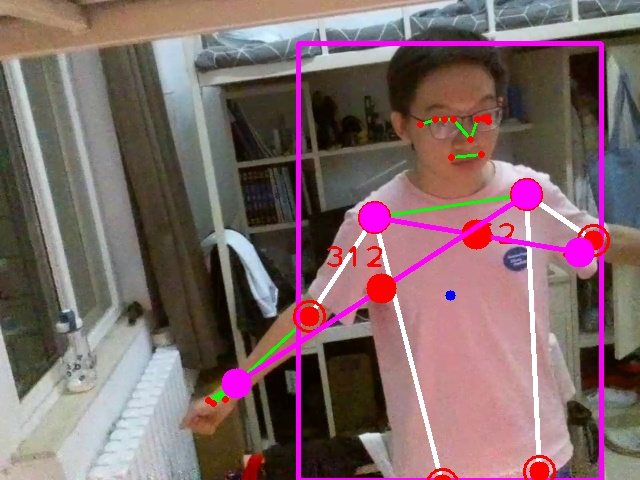
#> input picture SelfieDrone/Saved/1689189392.209115.jpg, 640 x 480 px, given in place of the camera
$ python ColorObjectTracking.py
#> lines starting #> are read from the running program, lines starting #| are printed output that depends on the picture; after the words box and inside, x2 and y2 are one past the last pixel; in counts of white or black regions, pixels touching at a corner belong together
import cv2
import numpy as np

frameWidth = 640
frameHeight = 480
cap = cv2.VideoCapture(0) # 0 是本机内置相机
cap.set(3, frameWidth)
cap.set(4, frameHeight)

deadZone=100
global imgContour

def empty(a):
    pass

cv2.namedWindow("HSV")
cv2.resizeWindow("HSV",640,240)
cv2.createTrackbar("HUE Min","HSV",19,179,empty)
cv2.createTrackbar("HUE Max","HSV",35,179,empty)
cv2.createTrackbar("SAT Min","HSV",107,255,empty)
cv2.createTrackbar("SAT Max","HSV",255,255,empty)
cv2.createTrackbar("VALUE Min","HSV",89,255,empty)
cv2.createTrackbar("VALUE Max","HSV",255,255,empty)

cv2.namedWindow("Parameters")
cv2.resizeWindow("Parameters",640,240)
cv2.createTrackbar("Threshold1","Parameters",166,255,empty)
cv2.createTrackbar("Threshold2","Parameters",171,255,empty)
cv2.createTrackbar("Area","Parameters",3750,30000,empty)

# 此函数用于将多个图像堆叠在一起
def stackImages(scale,imgArray):
    rows = len(imgArray)
    cols = len(imgArray[0])
    rowsAvailable = isinstance(imgArray[0], list)
    width = imgArray[0][0].shape[1]
    height = imgArray[0][0].shape[0]
    if rowsAvailable:
        for x in range ( 0, rows):
            for y in range(0, cols):
                if imgArray[x][y].shape[:2] == imgArray[0][0].shape [:2]:
                    imgArray[x][y] = cv2.resize(imgArray[x][y], (0, 0), None, scale, scale)
                else:
                    imgArray[x][y] = cv2.resize(imgArray[x][y], (imgArray[0][0].shape[1], imgArray[0][0].shape[0]), None, scale, scale)
                if len(imgArray[x][y].shape) == 2: imgArray[x][y]= cv2.cvtColor( imgArray[x][y], cv2.COLOR_GRAY2BGR)
        imageBlank = np.zeros((height, width, 3), np.uint8)
        hor = [imageBlank]*rows
        hor_con = [imageBlank]*rows
        for x in range(0, rows):
            hor[x] = np.hstack(imgArray[x])
        ver = np.vstack(hor)
    else:
        for x in range(0, rows):
            if imgArray[x].shape[:2] == imgArray[0].shape[:2]:
                imgArray[x] = cv2.resize(imgArray[x], (0, 0), None, scale, scale)
            else:
                imgArray[x] = cv2.resize(imgArray[x], (imgArray[0].shape[1], imgArray[0].shape[0]), None,scale, scale)
            if len(imgArray[x].shape) == 2: imgArray[x] = cv2.cvtColor(imgArray[x], cv2.COLOR_GRAY2BGR)
        hor= np.hstack(imgArray)
        ver = hor
    return ver


'''函数找到并处理图像中的轮廓（连续的点曲线）。这就是实际的物体检测发生的地方。这个函数还包含代码来绘制检测到的物体周围的边界框，并提供关于物体相对于帧中心的位置的反馈。'''
def getContours(img,imgContour):

    contours, hierarchy = cv2.findContours(img, cv2.RETR_EXTERNAL, cv2.CHAIN_APPROX_NONE)
    for cnt in contours:
        area = cv2.contourArea(cnt)
        areaMin = cv2.getTrackbarPos("Area", "Parameters")
        if area > areaMin:
            cv2.drawContours(imgContour, cnt, -1, (255, 0, 255), 7)
            peri = cv2.arcLength(cnt, True)
            approx = cv2.approxPolyDP(cnt, 0.02 * peri, True)
            print(len(approx))
            x , y , w, h = cv2.boundingRect(approx)
            cv2.rectangle(imgContour, (x , y ), (x + w , y + h ), (0, 255, 0), 5)

            cv2.putText(imgContour, "Points: " + str(len(approx)), (x + w + 20, y + 20), cv2.FONT_HERSHEY_COMPLEX, .7,
                        (0, 255, 0), 2)
            cv2.putText(imgContour, "Area: " + str(int(area)), (x + w + 20, y + 45), cv2.FONT_HERSHEY_COMPLEX, 0.7,
                        (0, 255, 0), 2)
            cv2.putText(imgContour, " " + str(int(x))+ " "+str(int(y)), (x - 20, y- 45), cv2.FONT_HERSHEY_COMPLEX, 0.7,
                        (0, 255, 0), 2)

            cx = int(x + (w / 2))
            cy = int(y + (h / 2))

            if (cx <int(frameWidth/2)-deadZone):
                cv2.putText(imgContour, " GO LEFT " , (20, 50), cv2.FONT_HERSHEY_COMPLEX,1,(0, 0, 255), 3)
                cv2.rectangle(imgContour,(0,int(frameHeight/2-deadZone)),(int(frameWidth/2)-deadZone,int(frameHeight/2)+deadZone),(0,0,255),cv2.FILLED)
            elif (cx > int(frameWidth / 2) + deadZone):
                cv2.putText(imgContour, " GO RIGHT ", (20, 50), cv2.FONT_HERSHEY_COMPLEX,1,(0, 0, 255), 3)
                cv2.rectangle(imgContour,(int(frameWidth/2+deadZone),int(frameHeight/2-deadZone)),(frameWidth,int(frameHeight/2)+deadZone),(0,0,255),cv2.FILLED)
            elif (cy < int(frameHeight / 2) - deadZone):
                cv2.putText(imgContour, " GO UP ", (20, 50), cv2.FONT_HERSHEY_COMPLEX,1,(0, 0, 255), 3)
                cv2.rectangle(imgContour,(int(frameWidth/2-deadZone),0),(int(frameWidth/2+deadZone),int(frameHeight/2)-deadZone),(0,0,255),cv2.FILLED)
            elif (cy > int(frameHeight / 2) + deadZone):
                cv2.putText(imgContour, " GO DOWN ", (20, 50), cv2.FONT_HERSHEY_COMPLEX, 1,(0, 0, 255), 3)
                cv2.rectangle(imgContour,(int(frameWidth/2-deadZone),int(frameHeight/2)+deadZone),(int(frameWidth/2+deadZone),frameHeight),(0,0,255),cv2.FILLED)


            cv2.line(imgContour, (int(frameWidth/2),int(frameHeight/2)), (cx,cy),
                     (0, 0, 255), 3)

def display(img):
    cv2.line(img,(int(frameWidth/2)-deadZone,0),(int(frameWidth/2)-deadZone,frameHeight),(255,255,0),3)
    cv2.line(img,(int(frameWidth/2)+deadZone,0),(int(frameWidth/2)+deadZone,frameHeight),(255,255,0),3)

    cv2.circle(img,(int(frameWidth/2),int(frameHeight/2)),5,(0,0,255),5)
    cv2.line(img, (0,int(frameHeight / 2) - deadZone), (frameWidth,int(frameHeight / 2) - deadZone), (255, 255, 0), 3)
    cv2.line(img, (0, int(frameHeight / 2) + deadZone), (frameWidth, int(frameHeight / 2) + deadZone), (255, 255, 0), 3)

while True:

    _, img = cap.read()
#> img is the input picture: shape (480, 640, 3); mean B, G, R 105.8, 103.9, 128
    imgContour = img.copy()
    imgHsv = cv2.cvtColor(img,cv2.COLOR_BGR2HSV)
#> imgHsv: shape (480, 640, 3); mean H, S, V 63.1, 83.8, 132.1

    h_min = cv2.getTrackbarPos("HUE Min","HSV")
    h_max = cv2.getTrackbarPos("HUE Max", "HSV")
    s_min = cv2.getTrackbarPos("SAT Min", "HSV")
    s_max = cv2.getTrackbarPos("SAT Max", "HSV")
    v_min = cv2.getTrackbarPos("VALUE Min", "HSV")
    v_max = cv2.getTrackbarPos("VALUE Max", "HSV")
    print(h_min)

    lower = np.array([h_min,s_min,v_min])
    upper = np.array([h_max,s_max,v_max])
    mask = cv2.inRange(imgHsv,lower,upper)
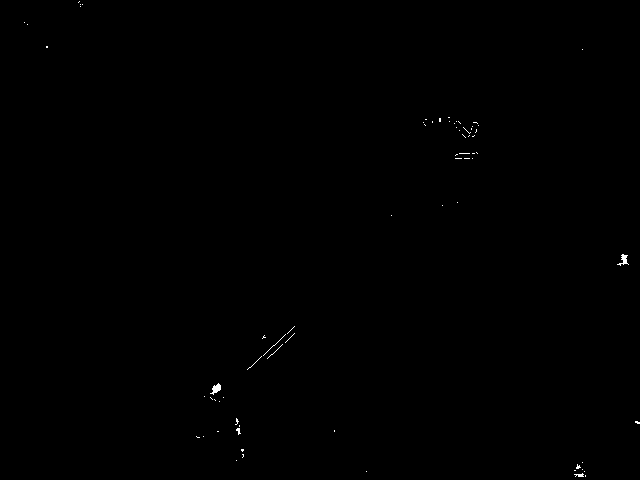
#> mask: shape (480, 640); 0.14% white in thin lines or dots
    result = cv2.bitwise_and(img,img, mask = mask)
    mask = cv2.cvtColor(mask, cv2.COLOR_GRAY2BGR)
#> mask: shape (480, 640, 3); 0.14% white in thin lines or dots

    imgBlur = cv2.GaussianBlur(result, (7, 7), 1)
    imgGray = cv2.cvtColor(imgBlur, cv2.COLOR_BGR2GRAY)
    threshold1 = cv2.getTrackbarPos("Threshold1", "Parameters")
    threshold2 = cv2.getTrackbarPos("Threshold2", "Parameters")
    imgCanny = cv2.Canny(imgGray, threshold1, threshold2)
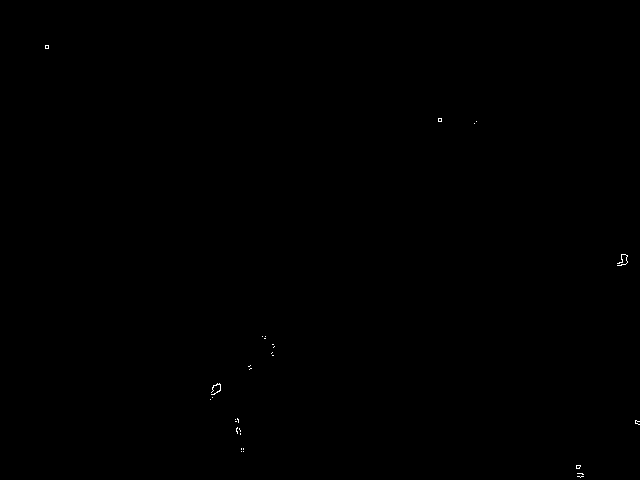
#> imgCanny: shape (480, 640); 0.06% white in thin lines or dots, all inside (x1, y1, x2, y2) = (45, 45, 640, 478)
    kernel = np.ones((5, 5))
    imgDil = cv2.dilate(imgCanny, kernel, iterations=1)
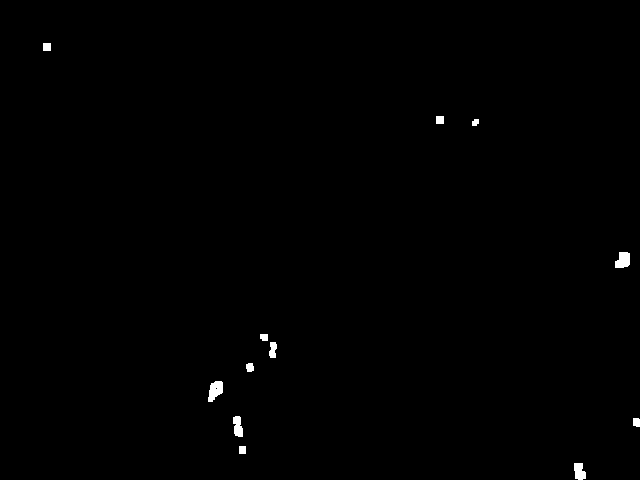
#> imgDil: shape (480, 640); 0.4% white; 12 white regions
    getContours(imgDil, imgContour)
#> in getContours, `contours, hierarchy = cv2.findContours(img, cv2.RETR_EXTERNAL, cv2.CHA..`: contours = 12 contours; largest, box (x1, y1, x2, y2) and area: (208, 381, 223, 402) 190, (615, 252, 630, 268) 168, (574, 463, 586, 480) 136, (233, 416, 243, 437) 134, (269, 342, 277, 358) 79
#> in getContours, `area = cv2.contourArea(cnt)`: area = 136
    display(imgContour)
#> in display, `cv2.line(img, (0, int(frameHeight / 2) + deadZone), (frameWidth, int(f..`:
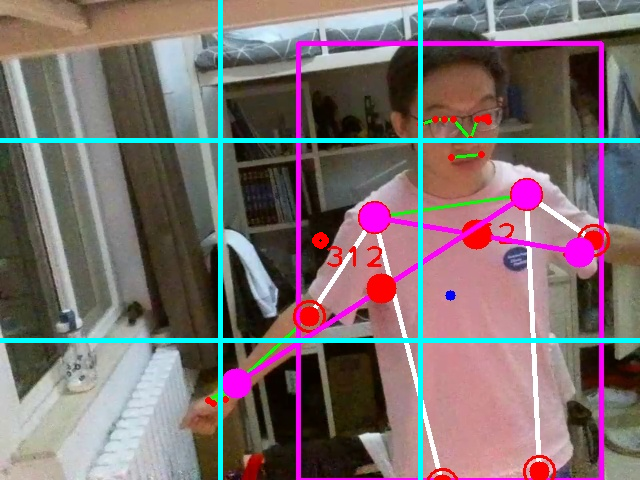
#> img: shape (480, 640, 3); mean B, G, R 111.6, 109.5, 123.8

    stack = stackImages(0.7,([img,result],[imgDil,imgContour]))
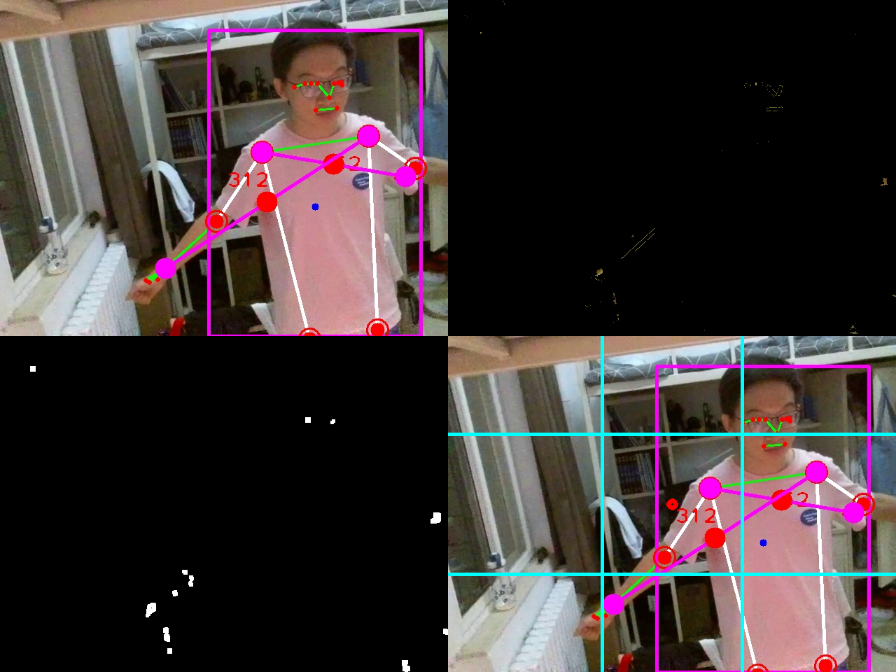
#> stack: shape (672, 896, 3); mean B, G, R 54.5, 53.5, 63.2

    cv2.imshow('Horizontal Stacking', stack)
    if cv2.waitKey(1) & 0xFF == ord('q'):
#> (key q is pressed here)
        break

cap.release()
cv2.destroyAllWindows()

$ run again, on SelfieDrone/Saved/1689189407.9121053.jpg
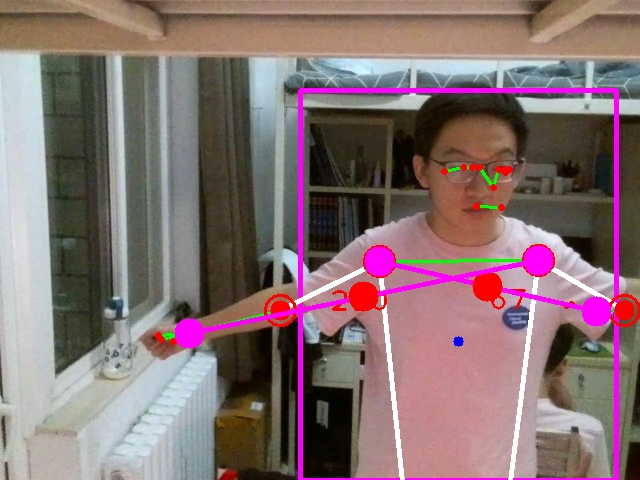
#> input picture SelfieDrone/Saved/1689189407.9121053.jpg, 640 x 480 px, given in place of the camera
#> img is the input picture: shape (480, 640, 3); mean B, G, R 113.7, 112.6, 134.1
#> imgHsv: shape (480, 640, 3); mean H, S, V 63.4, 76.6, 138.7
#> `mask = cv2.inRange(imgHsv,lower,upper)`:
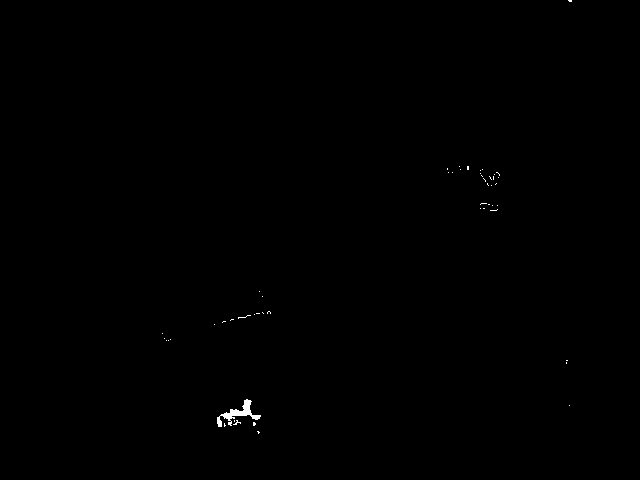
#> mask: shape (480, 640); 0.17% white; 51 white regions (50 under 20 px), largest, box (x1, y1, x2, y2) and area: (217, 399, 261, 427) 353
#> imgCanny: shape (480, 640); 0.07% white in thin lines or dots, all inside (x1, y1, x2, y2) = (216, 0, 572, 427)
#> imgDil: shape (480, 640); 0.42% white; 9 white regions
#> contours = 9 contours, 1 with area under 20; largest, box (x1, y1, x2, y2) and area: (214, 397, 263, 429) 755, (229, 312, 253, 323) 128, (264, 308, 274, 316) 62, (464, 164, 472, 172) 49, (254, 310, 262, 317) 33, (221, 318, 228, 325) 29, (566, 0, 574, 5) 26, (493, 209, 499, 214) 20
#> area = 16
#> `stack = stackImages(0.7,([img,result],[imgDil,imgContour]))`:
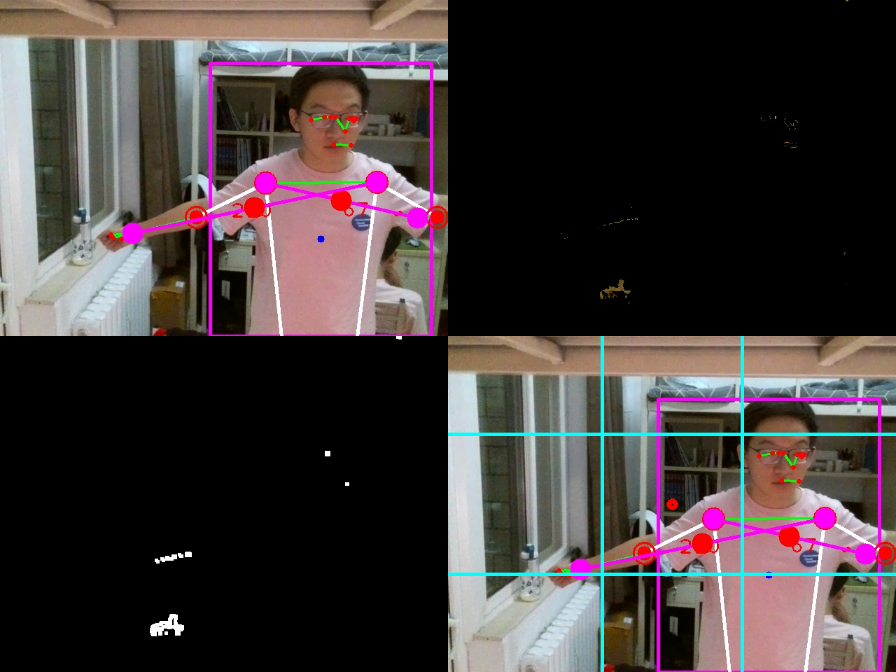
#> stack: shape (672, 896, 3); mean B, G, R 58.5, 58, 66.3

$ run again, on SelfieDrone/Saved/1689255352.9753933.jpg
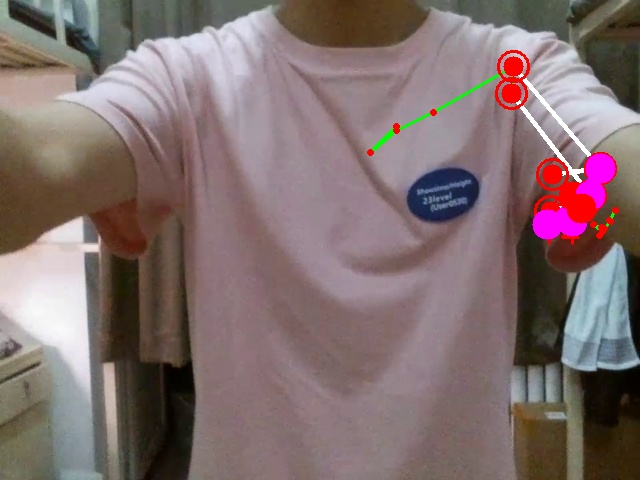
#> input picture SelfieDrone/Saved/1689255352.9753933.jpg, 640 x 480 px, given in place of the camera
#> img is the input picture: shape (480, 640, 3); mean B, G, R 110.8, 111.1, 129.1
#> imgHsv: shape (480, 640, 3); mean H, S, V 87.5, 62.8, 131.9
#> `mask = cv2.inRange(imgHsv,lower,upper)`:
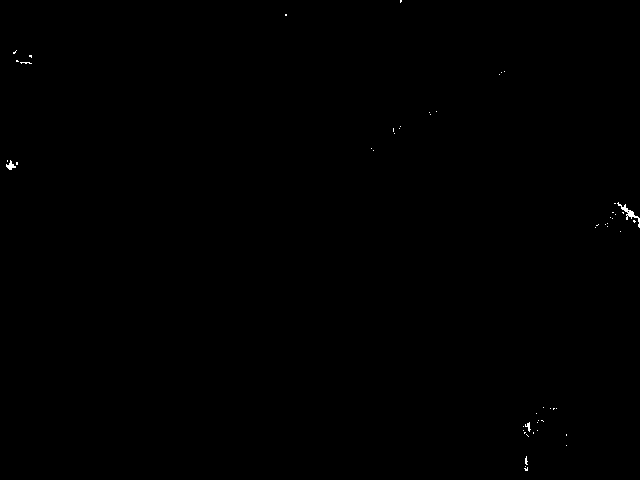
#> mask: shape (480, 640); 0.11% white in thin lines or dots
#> imgCanny: shape (480, 640); 0.06% white in thin lines or dots, all inside (x1, y1, x2, y2) = (6, 51, 640, 472)
#> imgDil: shape (480, 640); 0.35% white; 6 white regions
#> contours = 6 contours; box (x1, y1, x2, y2) and area: (615, 200, 640, 230) 346, (4, 158, 21, 172) 167, (522, 455, 531, 474) 118, (22, 52, 35, 67) 107, (524, 420, 533, 433) 91, (11, 49, 21, 65) 88
#> area = 118.5
#> `stack = stackImages(0.7,([img,result],[imgDil,imgContour]))`:
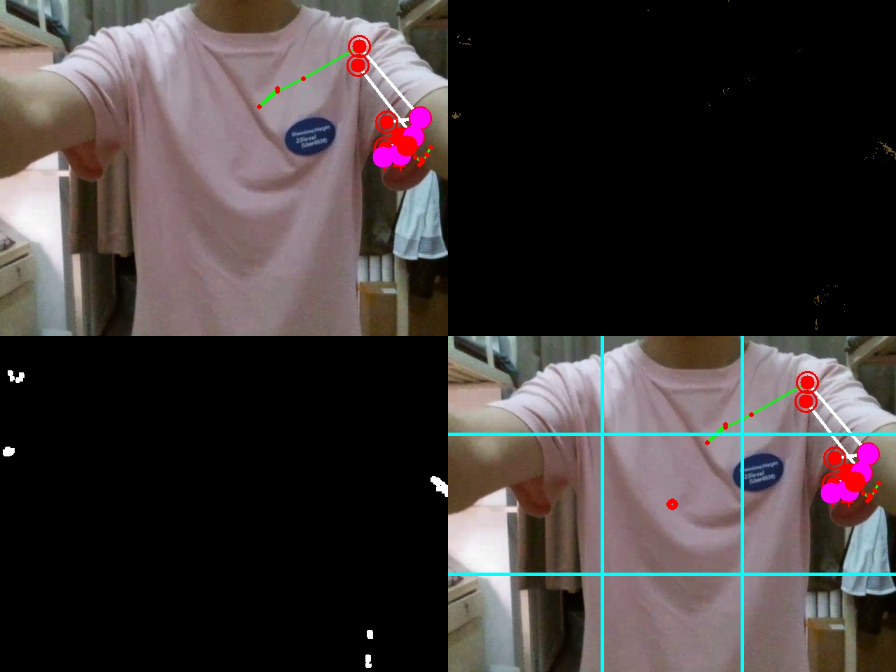
#> stack: shape (672, 896, 3); mean B, G, R 56.7, 56.9, 63.6

$ run again, on SelfieDrone/Saved/1689255355.5843642.jpg
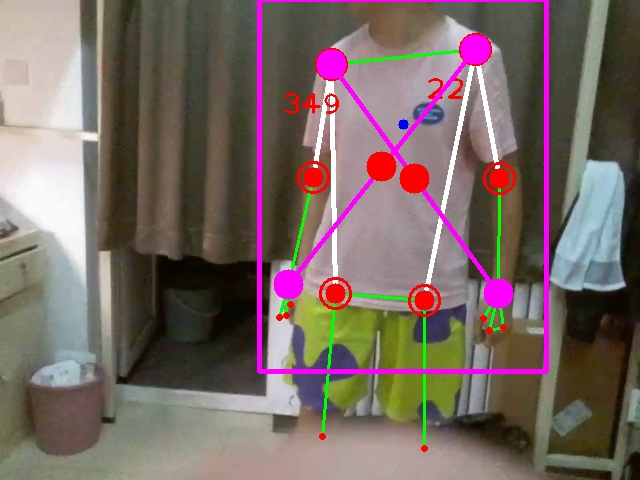
#> input picture SelfieDrone/Saved/1689255355.5843642.jpg, 640 x 480 px, given in place of the camera
#> img is the input picture: shape (480, 640, 3); mean B, G, R 100.4, 104.7, 120.7
#> imgHsv: shape (480, 640, 3); mean H, S, V 51.9, 77.6, 125.4
#> `mask = cv2.inRange(imgHsv,lower,upper)`:
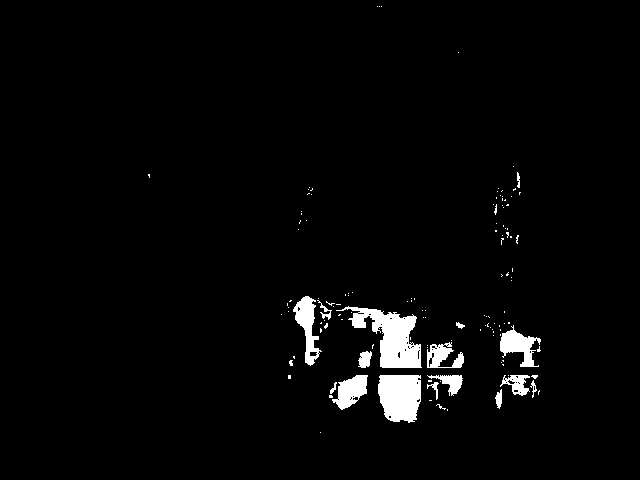
#> mask: shape (480, 640); 2.8% white; 130 white regions (114 under 20 px), largest, box (x1, y1, x2, y2) and area: (336, 306, 422, 368) 2366, (378, 375, 421, 423) 1758, (293, 296, 322, 366) 864
#> imgCanny: shape (480, 640); 0.7% white in thin lines or dots, all inside (x1, y1, x2, y2) = (288, 172, 541, 423)
#> imgDil: shape (480, 640); 3.6% white; 18 white regions
#> contours = 17 contours; largest, box (x1, y1, x2, y2) and area: (287, 294, 466, 371) 6268, (376, 372, 465, 425) 3064, (497, 323, 543, 370) 1296, (326, 372, 370, 412) 1192, (493, 372, 540, 410) 1024
#> area = 1024.5
#> `stack = stackImages(0.7,([img,result],[imgDil,imgContour]))`:
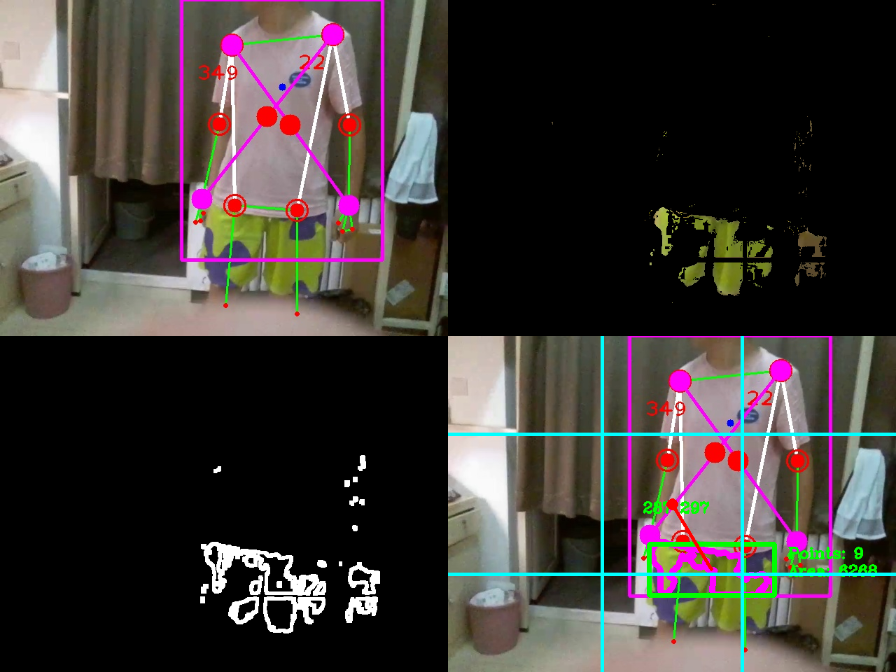
#> stack: shape (672, 896, 3); mean B, G, R 54.1, 57.1, 62.1
